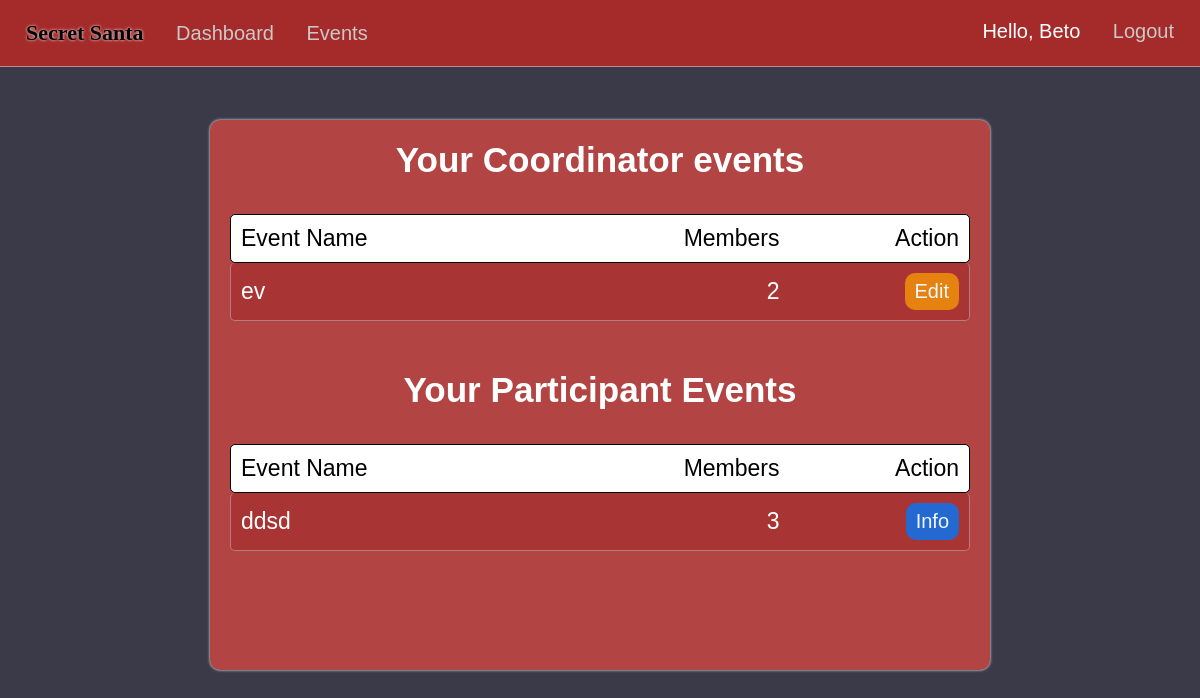
Before: /dashboard (signed in) with the older database file.
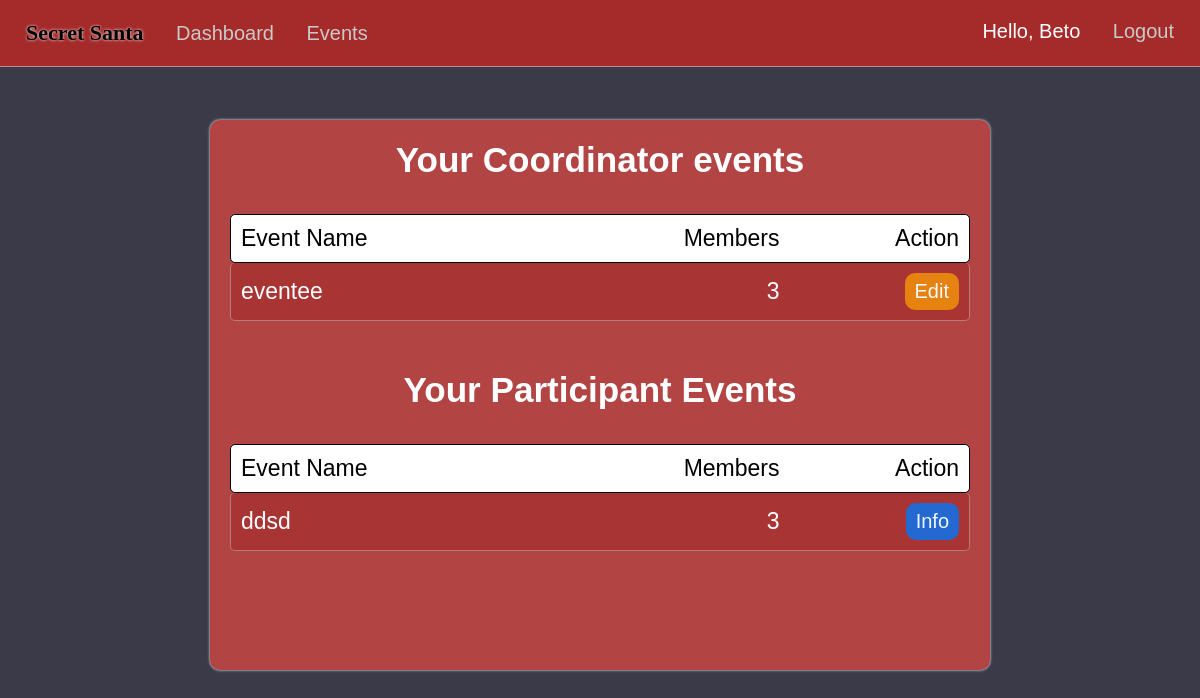
After: the same page with the newer database file.
### market/models.py (models this page shows, shortened)
class EventMembers(db.Model):
    id = db.Column(db.Integer(), primary_key=True)
    event_id = db.Column(db.Integer(), db.ForeignKey('event.event_id'), nullable=False)
    user_id = db.Column(db.Integer(), db.ForeignKey('user.id'), nullable=False)
    status = db.Column(db.String(length=20))
    user = db.relationship('User', backref='event_members', lazy=True)
    events = db.relationship('Event', backref='event_link', lazy=True)

class Event(db.Model):
    event_id = db.Column(db.Integer(), primary_key=True)
    coordinator_id = db.Column(db.Integer(), db.ForeignKey('user.id'), nullable=False)
    event_name = db.Column(db.String(length=75), nullable=False, unique=True)
    event_date = db.Column(db.Date())
    event_status = db.Column(db.String(length=20))
    members = db.relationship('EventMembers', backref='attended_events', lazy=True)
    fields = db.relationship('EventFields', backref='event_for_field', lazy=True)

### market/routes.py (the view)
@app.route("/dashboard")
@login_required
def dashboard_page():
    user_events=EventMembers.query.filter_by(user_id=current_user.id,status='member').all()
    return render_template('dashboard.html',user_events=user_events)

### market/models.py (called while the page is built)
@login_manager.user_loader
def load_user(user_id):
    return User.query.get(int(user_id))

### market/templates/dashboard.html (shortened to what this page needs)
{% extends 'base.html' %}
{% block style %}
<link rel= "stylesheet" type= "text/css" href= "{{ url_for('static',filename='styles/dashboard.css') }}">
{% endblock %}
{% block content %}
<center>
{% if user_events %}
  <div class="content-container">
  <div class="event-filled">
    <h3>Your Coordinator events</h3><br/>
    <div class="info-titles">
      <div class="event-info-interior">
        <p>Event Name</p>
        <p>Members</p>
      </div>
      <p>Action</p>
    </div>
  {% for event in user_events %}
    {% if event.attended_events.coordinator_id == current_user.id %}
      <div class="event-info">
        <div class="event-info-interior">
        <p>{{ event.attended_events.event_name }}</p>
        {% set count = [] %}
        {% for person in event.attended_events.members%}
          {% if person.status == 'member'%}
            {% set _ = count.append(person) %}
          {% endif %}
        {% endfor %}
        <p>{{count|length}}</p>
        </div>
        <a href="{{ url_for('event_info', event_id=event.event_id) }}"><button class="edit-btn">Edit</button></a>
      </div>
    {% endif %}
  {% endfor %}
  <br/>
  <h3 class="dash-title">Your Participant Events</h3><br/>
  <div class="info-titles">
    <div class="event-info-interior">
      <p>Event Name</p>
      <p>Members</p>
    </div>
    <p>Action</p>
  </div>
  {% for event in user_events %}
  {% if current_user.is_authenticated and event.attended_events.coordinator_id != current_user.id %}
    <div class="event-info">
      <div class="event-info-interior">
      <p>{{event.attended_events.event_name}}</p>
      <p class="members">{{ event.attended_events.members|length }}</p>
      </div>
      <a href="{{ url_for('event_info', event_id=event.event_id) }}"><button class="info-btn">Info</button></a>
    </div>
  {% endif %}
{% endfor %}
  </div>
  </div>
  {% endif%}
</center>
{% endblock %}

Changed rows visible on the page:
removed EventMembers: attended_events.event_name "ev", count "2", shown under "Your Coordinator events"
now on this page (row edited): EventMembers: attended_events.event_name "eventee", count "3", shown under "Your Coordinator events"
